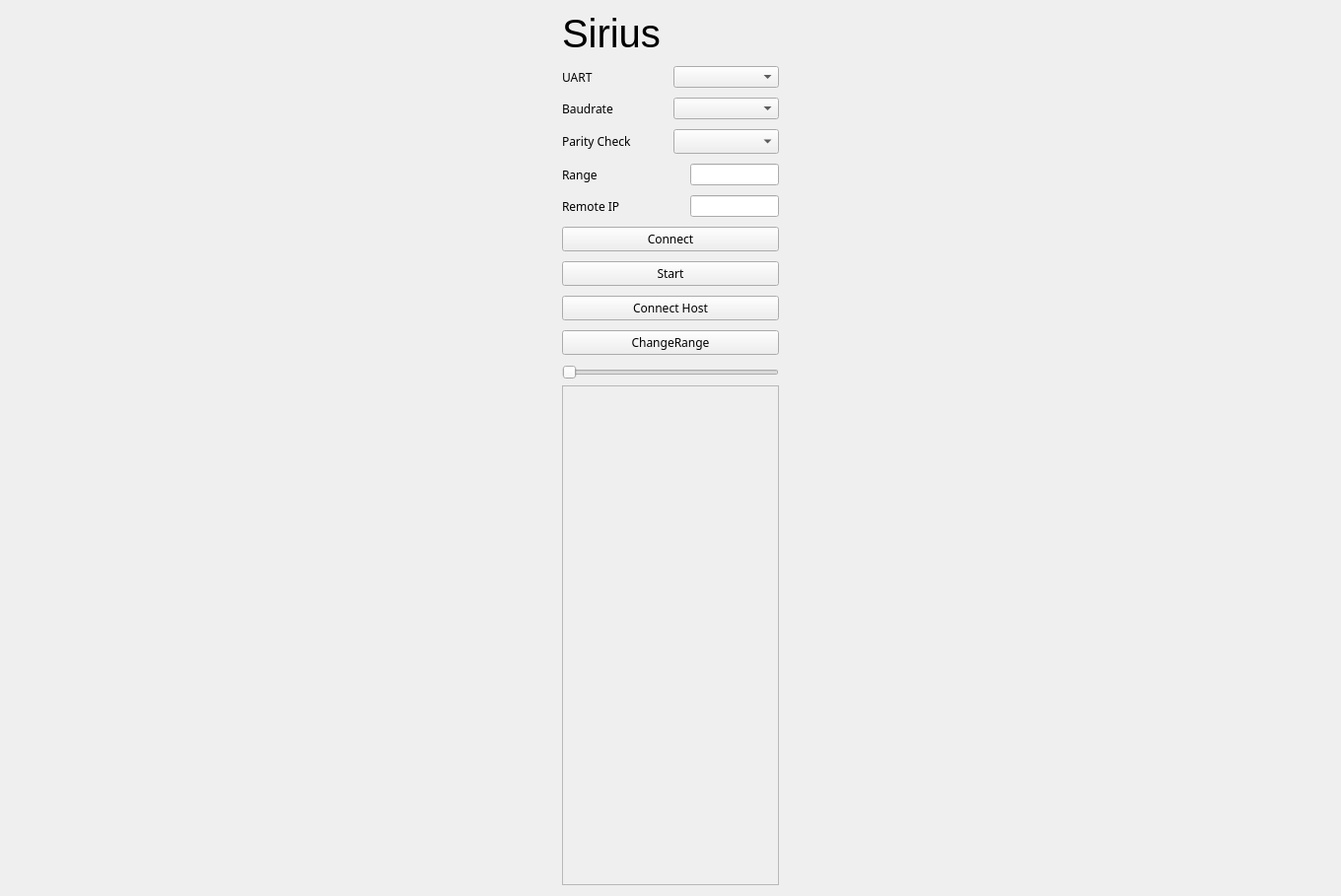
<?xml version="1.0" encoding="UTF-8"?>
<ui version="4.0">
 <class>MainWindow</class>
 <widget class="QMainWindow" name="MainWindow">
  <property name="geometry">
   <rect>
    <x>0</x>
    <y>0</y>
    <width>1360</width>
    <height>909</height>
   </rect>
  </property>
  <property name="windowTitle">
   <string>MainWindow</string>
  </property>
  <widget class="QWidget" name="centralWidget">
   <layout class="QGridLayout" name="gridLayout_2">
    <item row="0" column="0">
     <layout class="QGridLayout" name="gridLayout">
      <item row="0" column="0">
       <layout class="QVBoxLayout" name="ControlLayout">
        <property name="spacing">
         <number>10</number>
        </property>
        <item>
         <widget class="QLabel" name="Titlelabel">
          <property name="font">
           <font>
            <family>Microsoft YaHei UI</family>
            <pointsize>30</pointsize>
           </font>
          </property>
          <property name="text">
           <string>Sirius</string>
          </property>
         </widget>
        </item>
        <item>
         <layout class="QHBoxLayout" name="UartLayout">
          <property name="spacing">
           <number>6</number>
          </property>
          <item>
           <widget class="QLabel" name="Comlabel">
            <property name="minimumSize">
             <size>
              <width>70</width>
              <height>0</height>
             </size>
            </property>
            <property name="font">
             <font>
              <family>Microsoft YaHei</family>
             </font>
            </property>
            <property name="text">
             <string>UART</string>
            </property>
           </widget>
          </item>
          <item>
           <widget class="QComboBox" name="ComBox">
            <property name="minimumSize">
             <size>
              <width>90</width>
              <height>0</height>
             </size>
            </property>
           </widget>
          </item>
         </layout>
        </item>
        <item>
         <layout class="QHBoxLayout" name="BoudrateLayout">
          <property name="spacing">
           <number>6</number>
          </property>
          <item>
           <widget class="QLabel" name="BaudLabel">
            <property name="minimumSize">
             <size>
              <width>70</width>
              <height>0</height>
             </size>
            </property>
            <property name="font">
             <font>
              <family>Microsoft YaHei</family>
             </font>
            </property>
            <property name="text">
             <string>Baudrate</string>
            </property>
           </widget>
          </item>
          <item>
           <widget class="QComboBox" name="BaudBox">
            <property name="minimumSize">
             <size>
              <width>90</width>
              <height>0</height>
             </size>
            </property>
           </widget>
          </item>
         </layout>
        </item>
        <item>
         <layout class="QHBoxLayout" name="ParityLayout">
          <item>
           <widget class="QLabel" name="label">
            <property name="minimumSize">
             <size>
              <width>70</width>
              <height>0</height>
             </size>
            </property>
            <property name="font">
             <font>
              <family>Microsoft YaHei</family>
             </font>
            </property>
            <property name="text">
             <string>Parity Check</string>
            </property>
           </widget>
          </item>
          <item>
           <widget class="QComboBox" name="ParityBox">
            <property name="minimumSize">
             <size>
              <width>90</width>
              <height>0</height>
             </size>
            </property>
            <property name="font">
             <font>
              <family>Microsoft YaHei</family>
             </font>
            </property>
           </widget>
          </item>
         </layout>
        </item>
        <item>
         <layout class="QHBoxLayout" name="FlashLayout">
          <item>
           <widget class="QLabel" name="Flashlabel">
            <property name="minimumSize">
             <size>
              <width>70</width>
              <height>0</height>
             </size>
            </property>
            <property name="font">
             <font>
              <family>Microsoft YaHei</family>
             </font>
            </property>
            <property name="text">
             <string>Range</string>
            </property>
           </widget>
          </item>
          <item>
           <widget class="QLineEdit" name="FlashEdit">
            <property name="sizePolicy">
             <sizepolicy hsizetype="Preferred" vsizetype="Fixed">
              <horstretch>0</horstretch>
              <verstretch>0</verstretch>
             </sizepolicy>
            </property>
            <property name="minimumSize">
             <size>
              <width>90</width>
              <height>0</height>
             </size>
            </property>
            <property name="maximumSize">
             <size>
              <width>90</width>
              <height>16777215</height>
             </size>
            </property>
           </widget>
          </item>
         </layout>
        </item>
        <item>
         <layout class="QHBoxLayout" name="GvaLayout">
          <item>
           <widget class="QLabel" name="GraLabel">
            <property name="minimumSize">
             <size>
              <width>70</width>
              <height>0</height>
             </size>
            </property>
            <property name="font">
             <font>
              <family>Microsoft YaHei</family>
             </font>
            </property>
            <property name="text">
             <string>Remote IP</string>
            </property>
           </widget>
          </item>
          <item>
           <widget class="QLineEdit" name="GraEdit">
            <property name="sizePolicy">
             <sizepolicy hsizetype="Preferred" vsizetype="Fixed">
              <horstretch>0</horstretch>
              <verstretch>0</verstretch>
             </sizepolicy>
            </property>
            <property name="minimumSize">
             <size>
              <width>90</width>
              <height>0</height>
             </size>
            </property>
            <property name="maximumSize">
             <size>
              <width>90</width>
              <height>16777215</height>
             </size>
            </property>
           </widget>
          </item>
         </layout>
        </item>
        <item>
         <widget class="QPushButton" name="btnConnect">
          <property name="maximumSize">
           <size>
            <width>16777215</width>
            <height>16777215</height>
           </size>
          </property>
          <property name="font">
           <font>
            <family>Microsoft YaHei</family>
           </font>
          </property>
          <property name="text">
           <string>Connect</string>
          </property>
         </widget>
        </item>
        <item>
         <widget class="QPushButton" name="btnStart">
          <property name="maximumSize">
           <size>
            <width>16777215</width>
            <height>16777215</height>
           </size>
          </property>
          <property name="baseSize">
           <size>
            <width>0</width>
            <height>0</height>
           </size>
          </property>
          <property name="font">
           <font>
            <family>Microsoft YaHei</family>
           </font>
          </property>
          <property name="text">
           <string>Start</string>
          </property>
         </widget>
        </item>
        <item>
         <widget class="QPushButton" name="btnOpenGL">
          <property name="sizePolicy">
           <sizepolicy hsizetype="Minimum" vsizetype="Fixed">
            <horstretch>0</horstretch>
            <verstretch>0</verstretch>
           </sizepolicy>
          </property>
          <property name="maximumSize">
           <size>
            <width>16777215</width>
            <height>16777215</height>
           </size>
          </property>
          <property name="font">
           <font>
            <family>Microsoft YaHei</family>
           </font>
          </property>
          <property name="text">
           <string>Connect Host</string>
          </property>
         </widget>
        </item>
        <item>
         <widget class="QPushButton" name="btnFlash">
          <property name="maximumSize">
           <size>
            <width>16777215</width>
            <height>16777215</height>
           </size>
          </property>
          <property name="font">
           <font>
            <family>Microsoft YaHei</family>
           </font>
          </property>
          <property name="text">
           <string>ChangeRange</string>
          </property>
         </widget>
        </item>
        <item>
         <layout class="QHBoxLayout" name="hLayout">
          <item>
           <widget class="QSlider" name="speedSlider">
            <property name="sizePolicy">
             <sizepolicy hsizetype="Preferred" vsizetype="Fixed">
              <horstretch>0</horstretch>
              <verstretch>0</verstretch>
             </sizepolicy>
            </property>
            <property name="orientation">
             <enum>Qt::Horizontal</enum>
            </property>
           </widget>
          </item>
         </layout>
        </item>
       </layout>
      </item>
      <item row="0" column="1" rowspan="3">
       <layout class="QGridLayout" name="mainLayout"/>
      </item>
      <item row="1" column="0" rowspan="2">
       <widget class="QScrollArea" name="scrollArea">
        <property name="minimumSize">
         <size>
          <width>0</width>
          <height>451</height>
         </size>
        </property>
        <property name="maximumSize">
         <size>
          <width>220</width>
          <height>16777215</height>
         </size>
        </property>
        <property name="widgetResizable">
         <bool>true</bool>
        </property>
        <widget class="QWidget" name="scrollAreaWidgetContents">
         <property name="geometry">
          <rect>
           <x>0</x>
           <y>0</y>
           <width>218</width>
           <height>449</height>
          </rect>
         </property>
         <property name="minimumSize">
          <size>
           <width>0</width>
           <height>200</height>
          </size>
         </property>
         <widget class="QWidget" name="verticalLayoutWidget_2">
          <property name="geometry">
           <rect>
            <x>10</x>
            <y>9</y>
            <width>101</width>
            <height>1141</height>
           </rect>
          </property>
          <layout class="QVBoxLayout" name="labelLayout"/>
         </widget>
         <widget class="QWidget" name="verticalLayoutWidget_3">
          <property name="geometry">
           <rect>
            <x>120</x>
            <y>10</y>
            <width>71</width>
            <height>1141</height>
           </rect>
          </property>
          <layout class="QVBoxLayout" name="lineLayout"/>
         </widget>
        </widget>
       </widget>
      </item>
     </layout>
    </item>
   </layout>
  </widget>
 </widget>
 <layoutdefault spacing="6" margin="11"/>
 <resources/>
 <connections/>
</ui>
